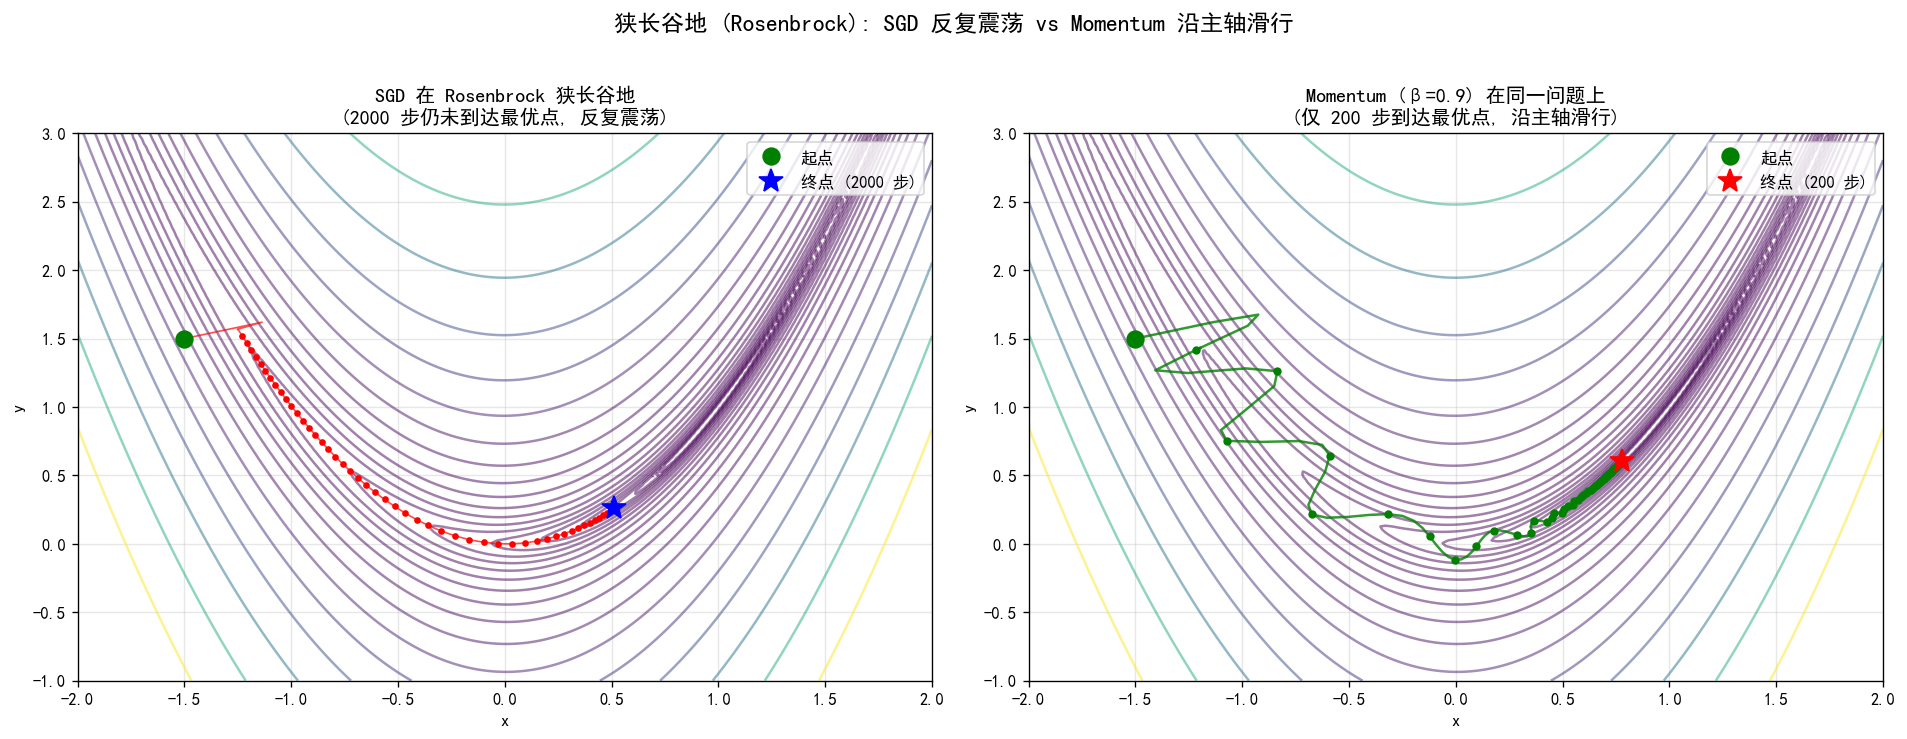

The script that saved this image:
"""
3-5-ravine-sgd-vs-momentum.py
Visualize how Momentum helps in a narrow valley (ravine) where SGD oscillates.

Output: assets/figures/3-5-ravine-sgd-vs-momentum.png
"""
import numpy as np
import matplotlib.pyplot as plt
import os

os.makedirs("assets/figures", exist_ok=True)


# Rosenbrock is THE classic "narrow curved valley" function
def rosenbrock(x, y):
    return (1 - x) ** 2 + 100 * (y - x ** 2) ** 2


def rosenbrock_grad(x, y):
    gx = -2 * (1 - x) - 400 * x * (y - x ** 2)
    gy = 200 * (y - x ** 2)
    return np.array([gx, gy])


def sgd(grad_fn, start, lr, n_iter, noise=0.0):
    p = start.copy()
    traj = [p.copy()]
    for _ in range(n_iter):
        g = grad_fn(p[0], p[1])
        if noise > 0:
            g += np.random.randn(2) * noise
        p = p - lr * g
        traj.append(p.copy())
    return np.array(traj)


def momentum(grad_fn, start, lr, beta, n_iter, noise=0.0):
    p = start.copy()
    v = np.zeros_like(p)
    traj = [p.copy()]
    for _ in range(n_iter):
        g = grad_fn(p[0], p[1])
        if noise > 0:
            g += np.random.randn(2) * noise
        v = beta * v - lr * g
        p = p + v
        traj.append(p.copy())
    return np.array(traj)


np.random.seed(0)
start = np.array([-1.5, 1.5])
sgd_traj = sgd(rosenbrock_grad, start, lr=0.0008, n_iter=2000, noise=0.0)
mom_traj = momentum(rosenbrock_grad, start, lr=0.0008, beta=0.9, n_iter=200, noise=0.0)

fig, axes = plt.subplots(1, 2, figsize=(16, 6))
x = np.linspace(-2, 2, 200)
y = np.linspace(-1, 3, 200)
X, Y = np.meshgrid(x, y)
Z = rosenbrock(X, Y)
levels = np.logspace(-1, 3, 20)

# SGD
ax = axes[0]
ax.contour(X, Y, Z, levels=levels, cmap="viridis", alpha=0.5)
ax.plot(sgd_traj[:, 0], sgd_traj[:, 1], "r-", linewidth=1.0, alpha=0.7)
idx = np.linspace(0, len(sgd_traj) - 1, 50).astype(int)
ax.plot(sgd_traj[idx, 0], sgd_traj[idx, 1], "ro", markersize=3)
ax.plot(sgd_traj[0, 0], sgd_traj[0, 1], "go", markersize=10, label="起点")
ax.plot(sgd_traj[-1, 0], sgd_traj[-1, 1], "b*", markersize=15, label="终点 (2000 步)")
ax.set_title("SGD 在 Rosenbrock 狭长谷地\n(2000 步仍未到达最优点, 反复震荡)",
             fontsize=12)
ax.set_xlabel("x")
ax.set_ylabel("y")
ax.legend()
ax.grid(True, alpha=0.3)

# Momentum
ax = axes[1]
ax.contour(X, Y, Z, levels=levels, cmap="viridis", alpha=0.5)
ax.plot(mom_traj[:, 0], mom_traj[:, 1], "g-", linewidth=1.5, alpha=0.8)
idx = np.linspace(0, len(mom_traj) - 1, 50).astype(int)
ax.plot(mom_traj[idx, 0], mom_traj[idx, 1], "go", markersize=4)
ax.plot(mom_traj[0, 0], mom_traj[0, 1], "go", markersize=10, label="起点")
ax.plot(mom_traj[-1, 0], mom_traj[-1, 1], "r*", markersize=15, label="终点 (200 步)")
ax.set_title("Momentum (β=0.9) 在同一问题上\n(仅 200 步到达最优点, 沿主轴滑行)",
             fontsize=12)
ax.set_xlabel("x")
ax.set_ylabel("y")
ax.legend()
ax.grid(True, alpha=0.3)

plt.suptitle("狭长谷地 (Rosenbrock): SGD 反复震荡 vs Momentum 沿主轴滑行",
             fontsize=14, fontweight="bold", y=1.02)
plt.tight_layout()
plt.savefig("assets/figures/3-5-ravine-sgd-vs-momentum.png", dpi=120, bbox_inches="tight")
print("Saved: assets/figures/3-5-ravine-sgd-vs-momentum.png")
